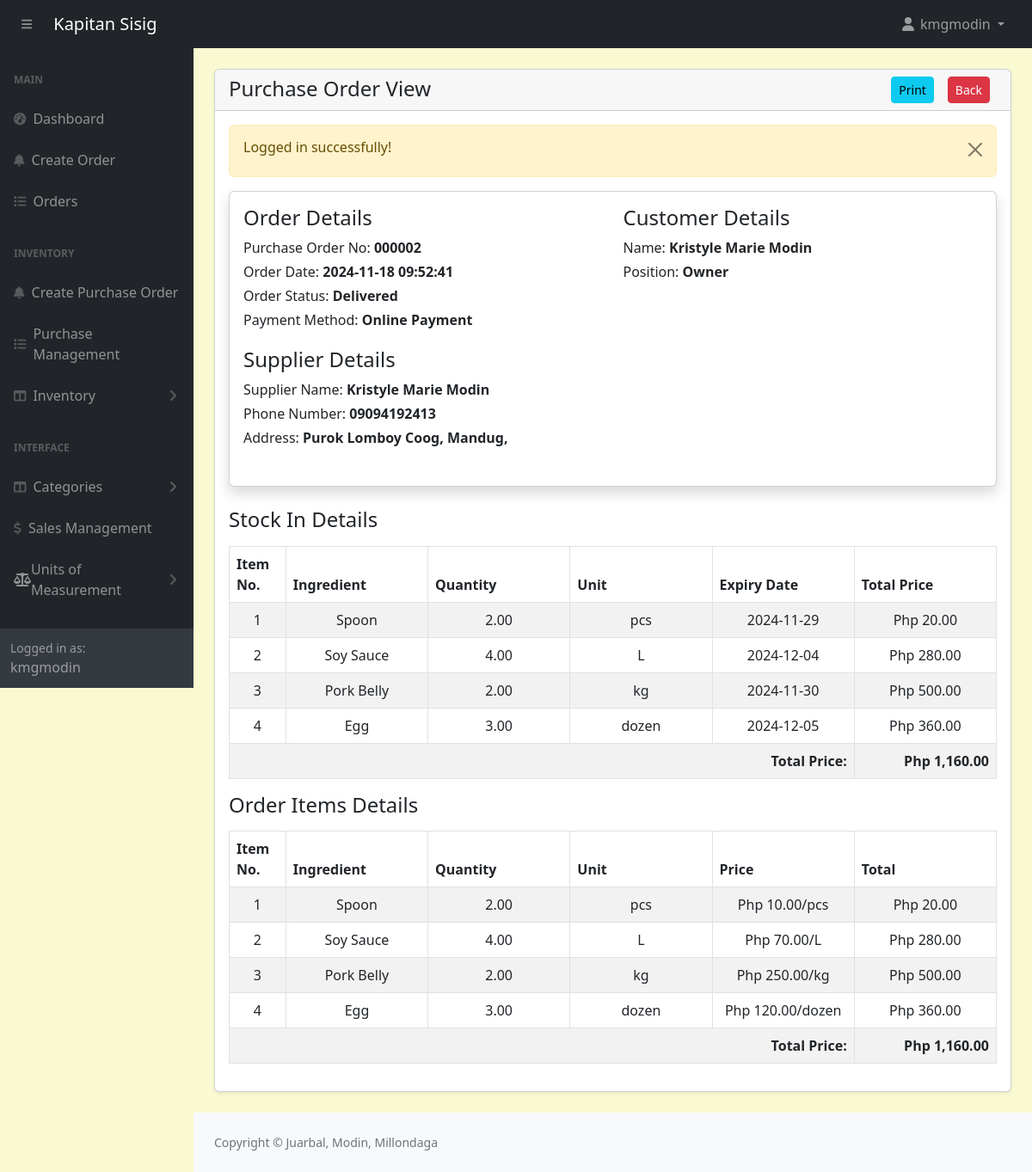
Screenshot of /admin/purchase-orders-view.php?track=000002 (signed in) with the database file from the repository.
### tables this page shows
CREATE TABLE `purchaseorders` (
  `id` int(11) NOT NULL,
  `customer_id` int(11) NOT NULL,
  `tracking_no` varchar(100) NOT NULL,
  `invoice_no` varchar(100) NOT NULL,
  `total_amount` varchar(100) NOT NULL,
  `order_date` datetime NOT NULL,
  `order_status` varchar(100) NOT NULL,
  `ingPayment_mode` varchar(100) NOT NULL,
  `order_placed_by_id` varchar(100) NOT NULL,
  `supplierName` varchar(100) NOT NULL
);

CREATE TABLE `suppliers` (
  `id` int(11) NOT NULL,
  `firstname` varchar(191) NOT NULL,
  `lastname` varchar(191) NOT NULL,
  `phonenumber` varchar(191) NOT NULL,
  `address` varchar(191) NOT NULL
);

CREATE TABLE `ingredients` (
  `id` int(11) NOT NULL,
  `name` varchar(191) NOT NULL,
  `unit_id` int(11) NOT NULL,
  `category` varchar(191) NOT NULL,
  `quantity` decimal(10,2) NOT NULL,
  `reorder_point` decimal(10,2) NOT NULL
);

CREATE TABLE `stockin_ingredients` (
  `id` int(11) NOT NULL,
  `stockin_id` int(11) NOT NULL,
  `ingredient_id` int(11) NOT NULL,
  `quantity` decimal(10,2) NOT NULL,
  `unit_id` int(11) NOT NULL,
  `totalPrice` int(11) NOT NULL,
  `expiryDate` date DEFAULT NULL
);

CREATE TABLE `units_of_measure` (
  `id` int(11) NOT NULL,
  `category_id` int(11) DEFAULT NULL,
  `uom_name` varchar(255) DEFAULT NULL,
  `type` enum('reference','bigger','smaller') DEFAULT NULL,
  `ratio` decimal(10,5) DEFAULT NULL,
  `active` tinyint(1) DEFAULT 1,
  `rounding_precision` decimal(10,5) DEFAULT NULL
);

CREATE TABLE `ingredients_items` (
  `id` int(11) NOT NULL,
  `order_id` int(11) NOT NULL,
  `ingredient_id` int(11) NOT NULL,
  `unit_id` int(11) NOT NULL,
  `price` decimal(10,2) NOT NULL,
  `quantity` decimal(10,2) NOT NULL
);

### admin/purchase-orders-view.php (the view, shortened to what this page needs)
<?php include('includes/header.php'); ?>
<div class="container-fluid px-4 pb-4">
    <div class="card mt-4 shadow-sm">
        <div class="card-header">
            <h4 class="mb-0">Purchase Order View
                <a href="purchase-orders.php" class="btn btn-danger mx-2 btn-sm float-end" style="text-decoration: none;">Back</a>
                <a href="purchase-orders-view-print.php?track=<?= $_GET['track'] ?>" class="btn btn-info mx-2 btn-sm float-end">Print</a>
            </h4>
        </div>
        <div class="card-body">
        <?php
        if(isset($_GET['track'])){
                ?>
                <?php
            $trackingNo = validate($_GET['track']);
            $query = "SELECT po.*, a.*, po.id as purchaseorders_id, po.order_status as purchaseorder_status FROM purchaseOrders po, admins a WHERE
                        a.id = po.customer_id AND tracking_no='$trackingNo'
                        ORDER BY po.id DESC";
            $orders = mysqli_query($conn, $query);
            if($orders){
                if(mysqli_num_rows($orders) > 0){
                    $orderData = mysqli_fetch_assoc($orders);
                    $supplierName = $orderData['supplierName'];
                    $supplier = mysqli_query($conn, "SELECT * FROM suppliers WHERE id = '$supplierName' LIMIT 1");
                    $supplierData = mysqli_fetch_assoc($supplier);
                    $orderId = $orderData['purchaseorders_id'];
                    ?>
                    <div class="card card-body shadow border-1 mb-4 ">
                        <div class="row">
                            <div class="col-md-6">
                                <h4>Order Details</h4>
                                <label class="mb-1">
                                    Purchase Order No: <span class="fw-bold"><?= htmlspecialchars($orderData['tracking_no'], ENT_QUOTES, 'UTF-8'); ?></span>
                                </label>
                                <br/>
                                <label class="mb-1">
                                    Order Date: <span class="fw-bold"><?= htmlspecialchars($orderData['order_date'], ENT_QUOTES, 'UTF-8'); ?></span>
                                </label>
                                <br/>
                                <label class="mb-1">
                                    Order Status: <span class="fw-bold"><?= htmlspecialchars($orderData['order_status'], ENT_QUOTES, 'UTF-8'); ?></span>
                                </label>
                                <br/>
                                <label class="mb-1">
                                    Payment Method: <span class="fw-bold"><?= htmlspecialchars($orderData['ingPayment_mode'], ENT_QUOTES, 'UTF-8'); ?></span>
                                </label>
                                <br/>
                            </div>
                            <div class="col-md-6">
                                <h4>Customer Details</h4>
                                <label class="mb-1">
                                    Name: <span class="fw-bold"><?= htmlspecialchars($orderData['firstname'], ENT_QUOTES, 'UTF-8'); ?> <?= htmlspecialchars($orderData['lastname'], ENT_QUOTES, 'UTF-8'); ?></span>
                                </label>
                                <br/>
                                <label class="mb-1">
                                    Position:
                                    <span class="fw-bold">
                                        <?= $orderData['position'] == 1 ? 'Owner' : 'Employee'?>
                                    </span>
                                </label>
                                <br/>
                                <br/>
                            </div>
                            <div class="col-md-6 pt-3">
                                <h4>Supplier Details</h4>
                                <label class="mb-1">
                                    Supplier Name: <span class="fw-bold"><?= htmlspecialchars($supplierData['firstname'], ENT_QUOTES, 'UTF-8'); ?> <?= htmlspecialchars($supplierData['lastname'], ENT_QUOTES, 'UTF-8'); ?></span>
                                </label>
                                <br/>
                                <label class="mb-1">
                                    Phone Number: <span class="fw-bold"><?= htmlspecialchars($supplierData['phonenumber'], ENT_QUOTES, 'UTF-8'); ?></span>
                                </label>
                                <br/>
                                <label class="mb-1">
                                    Address: <span class="fw-bold"><?= htmlspecialchars($supplierData['address'], ENT_QUOTES, 'UTF-8'); ?></span>
                                </label>
                                <br/>
                                <br/>
                            </div>
                        </div>
                    </div>
                    <?php
                        if($orderData['purchaseorder_status'] == 'Delivered') {
                    ?>
                        <?php
                       $stockInQuery = "
                       SELECT
                           i.name as ingredient_name,
                           sii.quantity as stockin_quantity,
                           uom.uom_name as unit_name,
                           sii.expiryDate as stockin_expirydate,
                           sii.totalPrice as stockin_totalPrice
                       FROM stockin si
                       JOIN stockin_ingredients sii ON si.id = sii.stockin_id
                       JOIN ingredients i ON sii.ingredient_id = i.id
                       JOIN units_of_measure uom ON uom.id = sii.unit_id
                       WHERE si.purchaseorder_id = '$orderId'
                        ";
                        $stockInItemsRes = mysqli_query($conn, $stockInQuery);
                        $i = 1;
                        if($stockInItemsRes){
                            if(mysqli_num_rows($stockInItemsRes) > 0){
                                $totalAmount = 0;
                                ?>
                                    <h4 class="my-3">Stock In Details</h4>
                                    <table class="table table-bordered table-striped">
                                        <thead>
                                            <tr>
                                                <th>Item No. </th>
                                                <th>Ingredient</th>
                                                <th>Quantity</th>
                                                <th>Unit</th>
                                                <th>Expiry Date</th>
                                                <th>Total Price</th>
                                            </tr>
                                        </thead>
                                        <tbody>
                                            <?php while($orderItemRow = mysqli_fetch_assoc($stockInItemsRes)): ?>
                                                <tr>
                                                    <td width="5%" class=" text-center">
                                                        <?= $i++; ?>
                                                    </td>
                                                    <td width="15%" class=" text-center">
                                                        <?= $orderItemRow['ingredient_name'];?>
                                                    </td>
                                                    <td width="15%" class="text-center">
                                                        <?= number_format($orderItemRow['stockin_quantity'], 2); ?>
                                                    </td>
                                                    <td width="15%" class=" text-center">
                                                        <?= $orderItemRow['unit_name'];?>
                                                    </td>
                                                    <td width="15%" class="text-center">
                                                        <?= $orderItemRow['stockin_expirydate']; ?>
                                                    </td>
                                                    <td width="15%" class="text-center">
                                                        Php <?= number_format($orderItemRow['stockin_totalPrice'], 2); ?>
                                                    </td>
                                                </tr>
                                                <?php $totalAmount += $orderItemRow['stockin_totalPrice']; ?>
                                            <?php endwhile; ?>
                                            <tr>
                                                <td colspan="5" class="text-end fw-bold">Total Price: </td>
                                                <td colspan="1" class="text-end fw-bold">Php <?= number_format($totalAmount, 2); ?></td>
                                            </tr>
                                        </tbody>
                                    </table>
                                <?php
                            }else{
                                echo ' <h5>No record Found!</h5>';
                                return false;
                            }
                        }else{
                            echo ' <h5>No record Found!</h5>';
                            return false;
                        }
                    ?>
                    <?php
                        }
                    ?>
                    <?php
                       $orderItemQuery = "
                       SELECT
                           ii.quantity as orderItemQuantity,
                           ii.price as orderItemPrice,
                           i.name as ingredientName,
                           uom.uom_name as unit_name
                       FROM purchaseOrders po
                       JOIN ingredients_items ii ON ii.order_id = po.id
                       JOIN ingredients i ON i.id = ii.ingredient_id
                       JOIN units_of_measure uom ON uom.id = ii.unit_id
                       WHERE po.tracking_no = '$trackingNo'
                        ";
                        $orderItemsRes = mysqli_query($conn, $orderItemQuery);
                        $i = 1;
                        if($orderItemsRes){
                            if(mysqli_num_rows($orderItemsRes) > 0){
                                $totalAmount = 0;
                                ?>
                                    <h4 class="my-3">Order Items Details</h4>
                                    <table class="table table-bordered table-striped">
                                        <thead>
                                            <tr>
                                                <th>Item No. </th>
                                                <th>Ingredient</th>
                                                <th>Quantity</th>
                                                <th>Unit</th>
                                                <th>Price</th>
                                                <th>Total</th>
                                            </tr>
                                        </thead>
                                        <tbody>
                                            <?php while($orderItemRow = mysqli_fetch_assoc($orderItemsRes)): ?>
                                                <tr>
                                                    <td width="5%" class=" text-center">
                                                        <?= $i++; ?>
                                                    </td>
                                                    <td width="15%" class=" text-center">
                                                        <?= $orderItemRow['ingredientName'];?>
                                                    </td>
                                                    <td width="15%" class="text-center">
                                                        <?= $orderItemRow['orderItemQuantity']; ?>
                                                    </td>
                                                    <td width="15%" class=" text-center">
                                                        <?= $orderItemRow['unit_name'];?>
                                                    </td>
                                                    <td width="15%" class="text-center">
                                                        Php <?= number_format($orderItemRow['orderItemPrice'], 2); ?>/<?= $orderItemRow['unit_name'];?>
                                                    </td>
                                                    <td width="15%" class="text-center">
                                                        Php <?= number_format($orderItemRow['orderItemPrice'] * $orderItemRow['orderItemQuantity'], 2); ?>
                                                    </td>
                                                </tr>
                                                <?php $totalAmount += $orderItemRow['orderItemPrice'] * $orderItemRow['orderItemQuantity']; ?>
                                            <?php endwhile; ?>
                                            <tr>
                                                <td colspan="5" class="text-end fw-bold">Total Price: </td>
                                                <td colspan="1" class="text-end fw-bold">Php <?= number_format($totalAmount, 2); ?></td>
                                            </tr>
                                        </tbody>
                                    </table>
                                <?php
                            }else{
                                echo ' <h5>No record Found!</h5>';
                                return false;
                            }
                        }else{
                            echo ' <h5>No record Found!</h5>';
                            return false;
                        }
                    ?>
                    <?php
                }else{
                    echo ' <h5>No record Found!</h5>';
                    return false;
                }
            }else{
                echo ' <h5>Something Went Wrong!</h5>';
            }
        }
        ?>
        </div>
    </div>
</div>
<?php include('includes/footer.php'); ?>

### admin/assets/css/custom.css (style rules this page uses)
body { margin: 0; font-family: system-ui, -apple-system, "Segoe UI", Roboto, "Helvetica Neue", "Noto Sans", "Liberation Sans", Arial, sans-serif; font-size: 1rem; font-weight: 400; line-height: 1.5; color: #212529; text-align: left; background-color: #FAFAD2; -webkit-text-size-adjust: 100%; -webkit-tap-highlight-color: rgba(0, 0, 0, 0); }

### rows the page displays
purchaseorders: tracking_no "000002", order_date "2024-11-18 09:52:41", order_status "Delivered", ingPayment_mode "Online Payment", admins.firstname "Kristyle Marie", admins.lastname "Modin"
suppliers: firstname "Kristyle Marie", lastname "Modin", phonenumber "09094192413", address "Purok Lomboy Coog, Mandug,"
ingredients: name "Spoon", stockin_ingredients.quantity "2.00", unit.uom_name "pcs", stockin_ingredients.expiryDate "2024-11-29", stockin_ingredients.totalPrice "20.00"
ingredients: name "Soy Sauce", stockin_ingredients.quantity "4.00", units_of_measure.uom_name "L", stockin_ingredients.expiryDate "2024-12-04", stockin_ingredients.totalPrice "280.00"
ingredients: name "Pork Belly", stockin_ingredients.quantity "2.00", units_of_measure.uom_name "kg", stockin_ingredients.expiryDate "2024-11-30", stockin_ingredients.totalPrice "500.00"
ingredients: name "Egg", stockin_ingredients.quantity "3.00", units_of_measure.uom_name "dozen", stockin_ingredients.expiryDate "2024-12-05", stockin_ingredients.totalPrice "360.00"
ingredients_items: ingredient.name "Spoon", quantity "2.00", units_of_measure.uom_name "pcs", price "10.00", $orderItemRow['orderItemPrice'] * $orderItemRow['orderItemQuantity'] "20.00"
ingredients_items: ingredient.name "Soy Sauce", quantity "4.00", units_of_measure.uom_name "L", price "70.00", $orderItemRow['orderItemPrice'] * $orderItemRow['orderItemQuantity'] "280.00"
ingredients_items: ingredient.name "Pork Belly", quantity "2.00", units_of_measure.uom_name "kg", price "250.00", $orderItemRow['orderItemPrice'] * $orderItemRow['orderItemQuantity'] "500.00"
ingredients_items: ingredient.name "Egg", quantity "3.00", units_of_measure.uom_name "dozen", price "120.00", $orderItemRow['orderItemPrice'] * $orderItemRow['orderItemQuantity'] "360.00"

### other values shown
$_SESSION['loggedInUser']['username'] "kmgmodin"
$_SESSION['message'] "Logged in successfully!"
$totalAmount "1,160.00"
